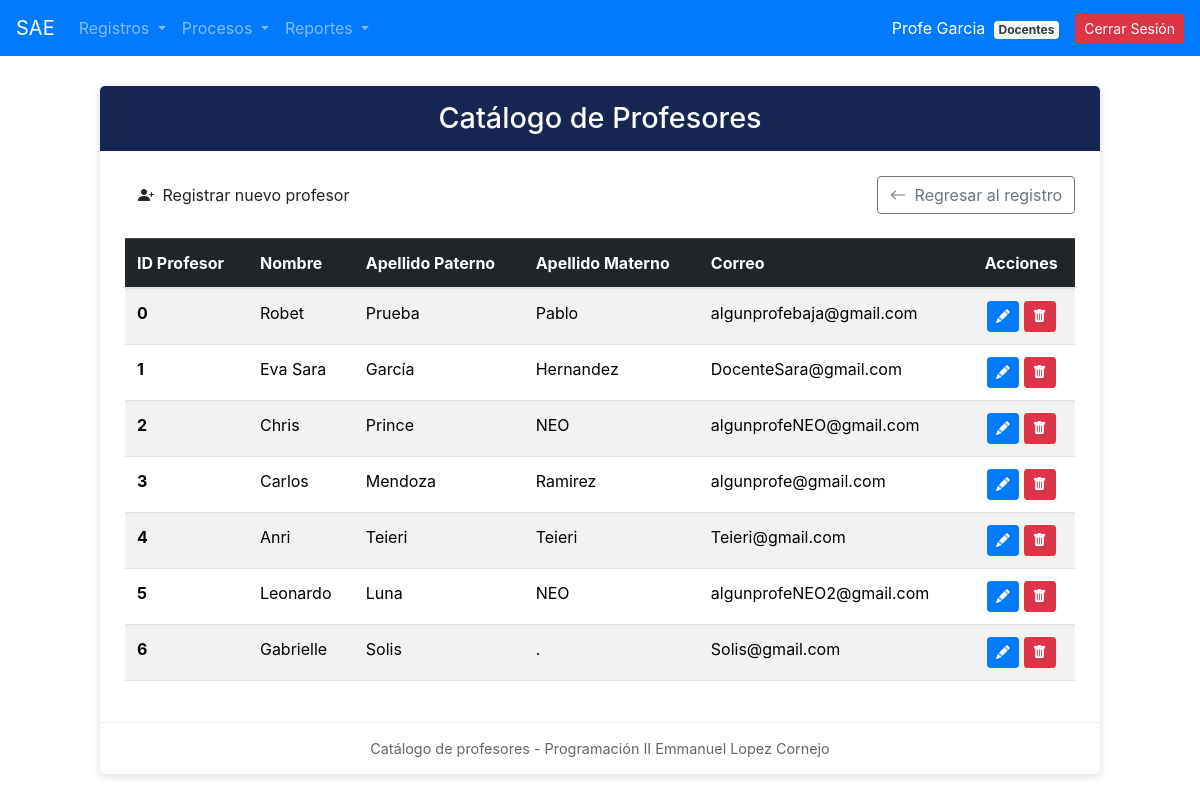
The app's page /crude/crude_profesores.php (signed in) with its own data.
### tables this page shows
CREATE TABLE `profesores` (
  `idprof` int(11) NOT NULL,
  `nombre_prof` varchar(100) NOT NULL,
  `apaterno_prof` varchar(100) NOT NULL,
  `amaterno_prof` varchar(100) NOT NULL,
  `mail_prof` varchar(150) NOT NULL,
  `estatus_prof` varchar(10) DEFAULT 'ALTA'
);

### crude/crude_profesores.php (the view, shortened to what this page needs)
<?php
include_once("../conexion.php");
$sql = "SELECT * FROM profesores WHERE estatus_prof = 'ALTA'";
$resultado = $conexion->query($sql);
?>
<!DOCTYPE html>
<html lang="es">
<head>
    <link href="https://cdn.jsdelivr.net/npm/bootstrap@5.3.3/dist/css/bootstrap.min.css" rel="stylesheet">
    <link rel="stylesheet" href="https://cdn.jsdelivr.net/npm/bootstrap-icons@1.11.3/font/bootstrap-icons.min.css">
</head>
<body>
<?php include_once("../navegacion/nav.php"); ?>
<div class="container">
    <div class="card-custom">
        <div class="titulo">
            <h2>Catálogo de Profesores</h2>
        </div>
        <div class="contenido">
            <div class="d-flex justify-content-between align-items-center mb-4">
                <a href="../registro/reg_profesor.php" class="btn btn-sae">
                    <i class="bi bi-person-plus-fill me-1"></i> Registrar nuevo profesor
                </a>
                <a href="../registro/reg_profesor.php" class="btn btn-outline-secondary">
                    <i class="bi bi-arrow-left me-1"></i> Regresar al registro
                </a>
            </div>
            <table class="table table-striped table-hover align-middle">
                <thead class="table-dark">
                    <tr>
                        <th scope="col">ID Profesor</th>
                        <th scope="col">Nombre</th>
                        <th scope="col">Apellido Paterno</th>
                        <th scope="col">Apellido Materno</th>
                        <th scope="col">Correo</th>
                        <th scope="col" class="text-center">Acciones</th>
                    </tr>
                </thead>
                <tbody>
                    <?php if ($resultado && $resultado->num_rows > 0): ?>
                        <?php while ($profesor = $resultado->fetch_assoc()): ?>
                            <tr>
                                <th scope="row"><?php echo $profesor['idprof']; ?></th>
                                <td><?php echo htmlspecialchars($profesor['nombre_prof']); ?></td>
                                <td><?php echo htmlspecialchars($profesor['apaterno_prof']); ?></td>
                                <td><?php echo htmlspecialchars($profesor['amaterno_prof']); ?></td>
                                <td><?php echo htmlspecialchars($profesor['mail_prof']); ?></td>
                                <td class="text-center">
                                    <a href="../modificacion/modif_profesor.php?idprof=<?php echo $profesor['idprof']; ?>" class="btn btn-primary btn-sm" title="Editar"><i class="bi bi-pencil-fill"></i></a>
                                    <a href="../baja/baja_profesor.php?idprof=<?php echo $profesor['idprof']; ?>" class="btn btn-danger btn-sm" title="Dar de Baja" onclick="return confirm('¿Seguro que deseas dar de baja a este profesor?');"><i class="bi bi-trash-fill"></i></a>
                                </td>
                            </tr>
                        <?php endwhile; ?>
                    <?php else: ?>
                        <tr>
                            <td colspan="6" class="text-center text-muted">No hay profesores activos registrados.</td>
                        </tr>
                    <?php endif; ?>
                </tbody>
            </table>
        </div>
        <div class="pie">
            Catálogo de profesores - Programación II Emmanuel Lopez Cornejo
        </div>
    </div>
</div>
</body>
</html>

### crude/crude_profesores.php (style rules this page uses)
body { background-color: #f3f1f4; }
.card-custom { background-color: white; max-width: 1000px; margin: 30px auto; border-radius: 5px; box-shadow: 0 2px 10px rgba(0, 0, 0, 0.15); overflow: hidden; }
.titulo { background-color: #172554; color: white; padding: 15px; text-align: center; }
.titulo h2 { margin: 0; font-size: 1.8rem; }
.contenido { padding: 25px; }
.btn-sae { background-color: #9f1239; color: white; border: none; padding: 8px 16px; border-radius: 4px; }
.pie { text-align: center; padding: 15px; color: #666; font-size: 0.9rem; border-top: 1px solid #eee; }

### records on screen
profesores: idprof "0", nombre_prof "Robet", apaterno_prof "Prueba", amaterno_prof "Pablo", mail_prof "algunprofebaja@gmail.com"
profesores: idprof "1", nombre_prof "Eva Sara", apaterno_prof "García", amaterno_prof "Hernandez", mail_prof "DocenteSara@gmail.com"
profesores: idprof "2", nombre_prof "Chris", apaterno_prof "Prince", amaterno_prof "NEO", mail_prof "algunprofeNEO@gmail.com"
profesores: idprof "3", nombre_prof "Carlos", apaterno_prof "Mendoza", amaterno_prof "Ramirez", mail_prof "algunprofe@gmail.com"
profesores: idprof "4", nombre_prof "Anri", apaterno_prof "Teieri", amaterno_prof "Teieri", mail_prof "Teieri@gmail.com"
profesores: idprof "5", nombre_prof "Leonardo", apaterno_prof "Luna", amaterno_prof "NEO", mail_prof "algunprofeNEO2@gmail.com"
profesores: idprof "6", nombre_prof "Gabrielle", apaterno_prof "Solis", amaterno_prof ".", mail_prof "Solis@gmail.com"

### other values on screen
$_SESSION['nombre_usuario'] "Profe Garcia"
$_SESSION['nombre_puesto'] "Docentes"
